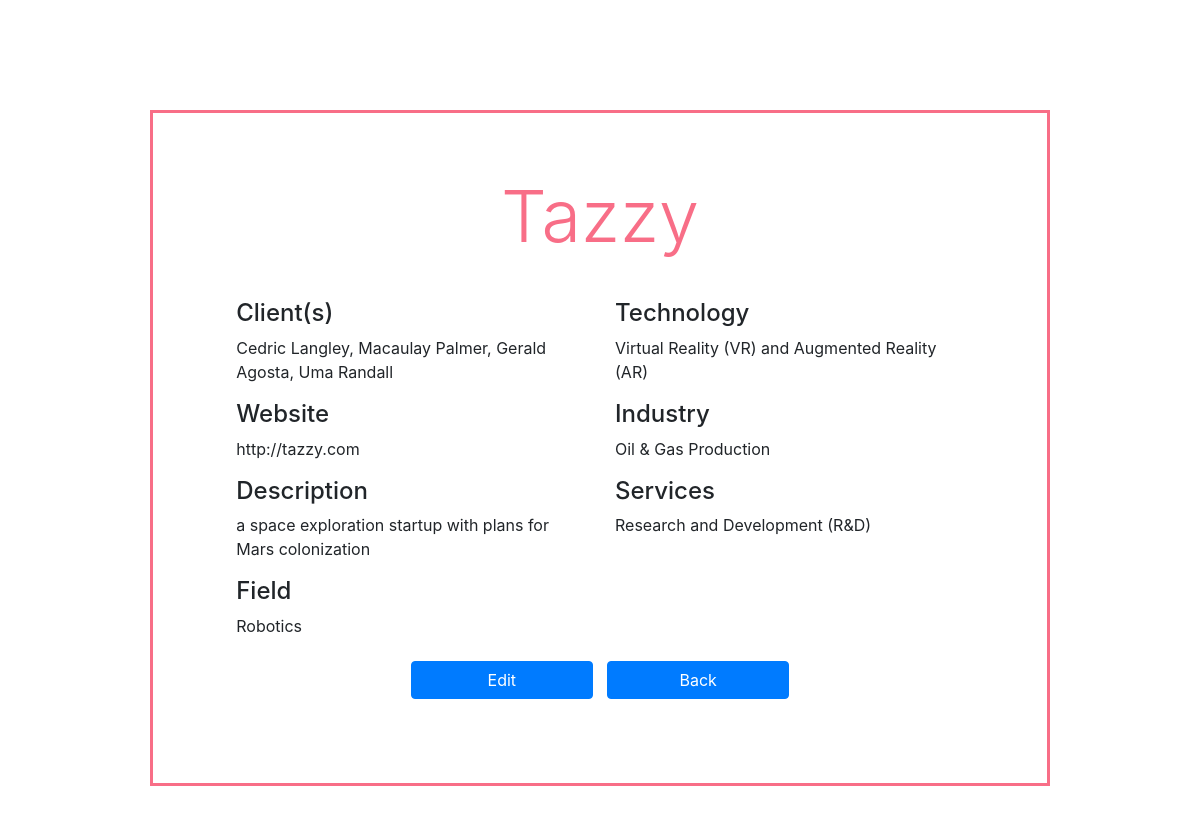
The page /Organisations/view.php?id=2 (signed in) on the database its author committed.
### tables this page shows
CREATE TABLE `organisations` (
  `id` int(11) NOT NULL,
  `name` varchar(50) NOT NULL,
  `website` varchar(2083) NOT NULL,
  `description` varchar(1000) NOT NULL,
  `tech` varchar(1000) DEFAULT NULL,
  `industry` varchar(1000) DEFAULT NULL,
  `services` varchar(1000) DEFAULT NULL,
  `field` varchar(1000) DEFAULT NULL
);

### Organisations/view.php (the view, shortened to what this page needs)
<?php
global $dbh;
if (isset($_GET['id'])) {
    $organisation_id = $_GET['id'];
    $organisationQuery = "SELECT o.id, o.name, o.website, o.description, o.tech, o.industry, o.services, o.field, GROUP_CONCAT(' ', c.fname, ' ', c.lname) AS clients
                        FROM organisations o
                        LEFT JOIN clients_organisations co ON o.id = co.organisation_id
                        LEFT JOIN clients c ON co.client_id = c.id
                        WHERE o.id = :organisation_id
                        GROUP BY o.id
                        ORDER BY o.id";
    $orgStmt = $dbh->prepare($organisationQuery);
    $orgStmt->bindParam(':organisation_id', $organisation_id, PDO::PARAM_INT);
    $orgStmt->execute();
    $org = $orgStmt->fetch(PDO::FETCH_ASSOC);
} else {
    header("Location: ../Projects/index.php");
    exit();
}
?>
<html lang="en">
<head>
    <link rel="stylesheet" href="https://maxcdn.bootstrapcdn.com/bootstrap/4.5.2/css/bootstrap.min.css">
    <link rel="stylesheet" href="https://cdnjs.cloudflare.com/ajax/libs/font-awesome/6.2.0/css/all.min.css">
    <link rel="stylesheet" href="../styles.css">
</head>
<body>
<div class="delete-container mt-5">
    <div class="info">
        <div class="row justify-content-center">
            <div class="col align-self-center">
                <h1 class="display-3 text-center mb-3" id="pink-title"><?php echo $org['name']; ?></h1>
            </div>
        </div>
        <div class="info-table">
        <div class="row justify-content-center">
            <div class="col-md-6">
                <h4>Client(s)</h4>
                <p><?= $org['clients'] ?></p>
            </div>
            <div class="col-md-6">
                <h4>Technology</h4>
                <p><?php echo $org['tech']; ?></p>
            </div>
        </div>
        <div class="row justify-content-center">
            <div class="col-md-6">
                <h4>Website</h4>
                <p><?= $org['website'] ?></p>
            </div>
            <div class="col-md-6">
                <h4>Industry</h4>
                <p><?php echo $org['industry']; ?></p>
            </div>
        </div>
        <div class="row justify-content-center">
            <div class="col-md-6">
                <h4>Description</h4>
                <p><?php echo $org['description']; ?></p>
            </div>
            <div class="col-md-6">
                <h4>Services</h4>
                <p><?php echo $org['services']; ?></p>
            </div>
        </div>
        <div class="row ">
            <div class="col-md-6">
                <h4>Field</h4>
                <p><?php echo $org['field']; ?></p>
            </div>
        </div>
        <div class="row justify-content-center">
            <div class="view-buttons-container col align-self-center">
                <a href="../Organisations/update.php?id=<?= $org['id'] ?>" class="btn btn-primary view-buttons">Edit</a>
                <a href="../Organisations/index.php" class="btn btn-primary view-buttons">Back</a>
            </div>
        </div>
        </div>
    </div>
</div>
</body>
</html>

### styles.css (style rules this page uses)
#pink-title { color: #f86e87; text-align: center; }
.delete-container { display: flex; flex-direction: column; justify-content: center; align-items: center; height: 100vh; }
.view-buttons-container { display: flex; justify-content: center; align-items: center; width: 50%; }
.view-buttons { width: 25%; justify-items: center; margin: 1% 1% 0; }
.info { width: 75%; padding: 5% 5%; border: 3px solid #f86e87; margin: auto; justify-items: center; }
.info-table { margin: 3%; }

### rows shown on the page
organisations: name "Tazzy", tech "Virtual Reality (VR) and Augmented Reality (AR)", website "http://tazzy.com", industry "Oil & Gas Production", description "a space exploration startup with plans for Mars colonization", services "Research and Development (R&D)", field "Robotics"

### other values the page prints
$org['clients'] "Cedric Langley, Macaulay Palmer, Gerald Agosta, Uma Randall"
